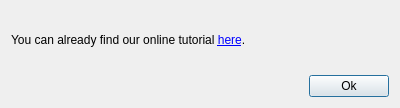
<?xml version="1.0" encoding="UTF-8"?>
<ui version="4.0">
 <class>HelpWindow</class>
 <widget class="QDialog" name="HelpWindow">
  <property name="geometry">
   <rect>
    <x>0</x>
    <y>0</y>
    <width>400</width>
    <height>108</height>
   </rect>
  </property>
  <property name="windowTitle">
   <string>Dialog</string>
  </property>
  <layout class="QVBoxLayout" name="verticalLayout">
   <item>
    <widget class="QLabel" name="label">
     <property name="text">
      <string>&lt;html&gt;&lt;head/&gt;&lt;body&gt;&lt;p&gt;You can already find our online tutorial &lt;a href=&quot;http://help.cplusplusml.org&quot;&gt;&lt;span style=&quot; text-decoration: underline; color:#0000ff;&quot;&gt;here&lt;/span&gt;&lt;/a&gt;.&lt;/p&gt;&lt;/body&gt;&lt;/html&gt;</string>
     </property>
    </widget>
   </item>
   <item>
    <layout class="QHBoxLayout" name="horizontalLayout">
     <item>
      <spacer name="horizontalSpacer">
       <property name="orientation">
        <enum>Qt::Horizontal</enum>
       </property>
       <property name="sizeHint" stdset="0">
        <size>
         <width>40</width>
         <height>20</height>
        </size>
       </property>
      </spacer>
     </item>
     <item>
      <widget class="QPushButton" name="ButtonOk">
       <property name="text">
        <string>Ok</string>
       </property>
      </widget>
     </item>
    </layout>
   </item>
  </layout>
 </widget>
 <resources/>
 <connections>
  <connection>
   <sender>ButtonOk</sender>
   <signal>clicked()</signal>
   <receiver>HelpWindow</receiver>
   <slot>hide()</slot>
   <hints>
    <hint type="sourcelabel">
     <x>348</x>
     <y>77</y>
    </hint>
    <hint type="destinationlabel">
     <x>199</x>
     <y>53</y>
    </hint>
   </hints>
  </connection>
 </connections>
</ui>
